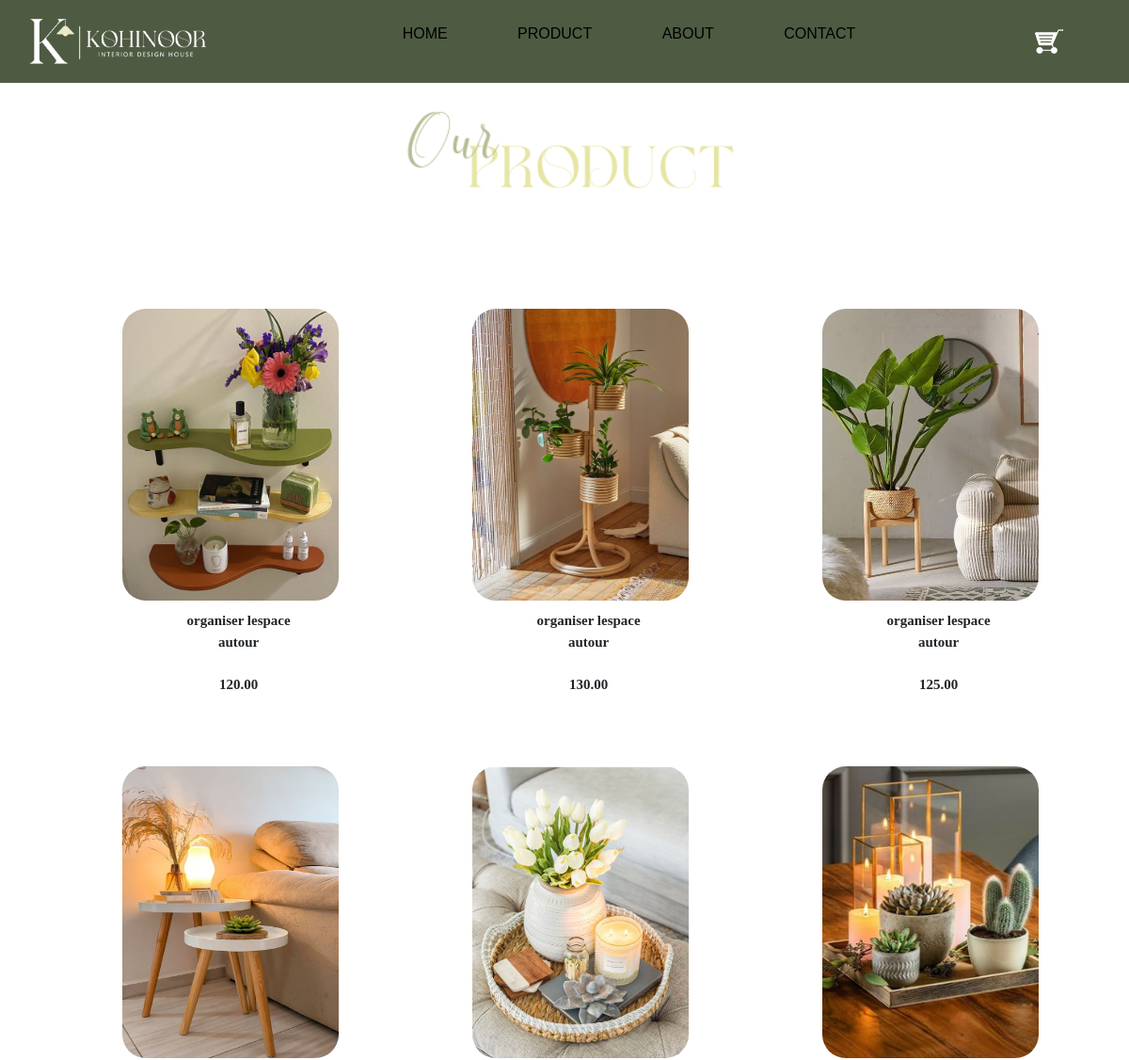
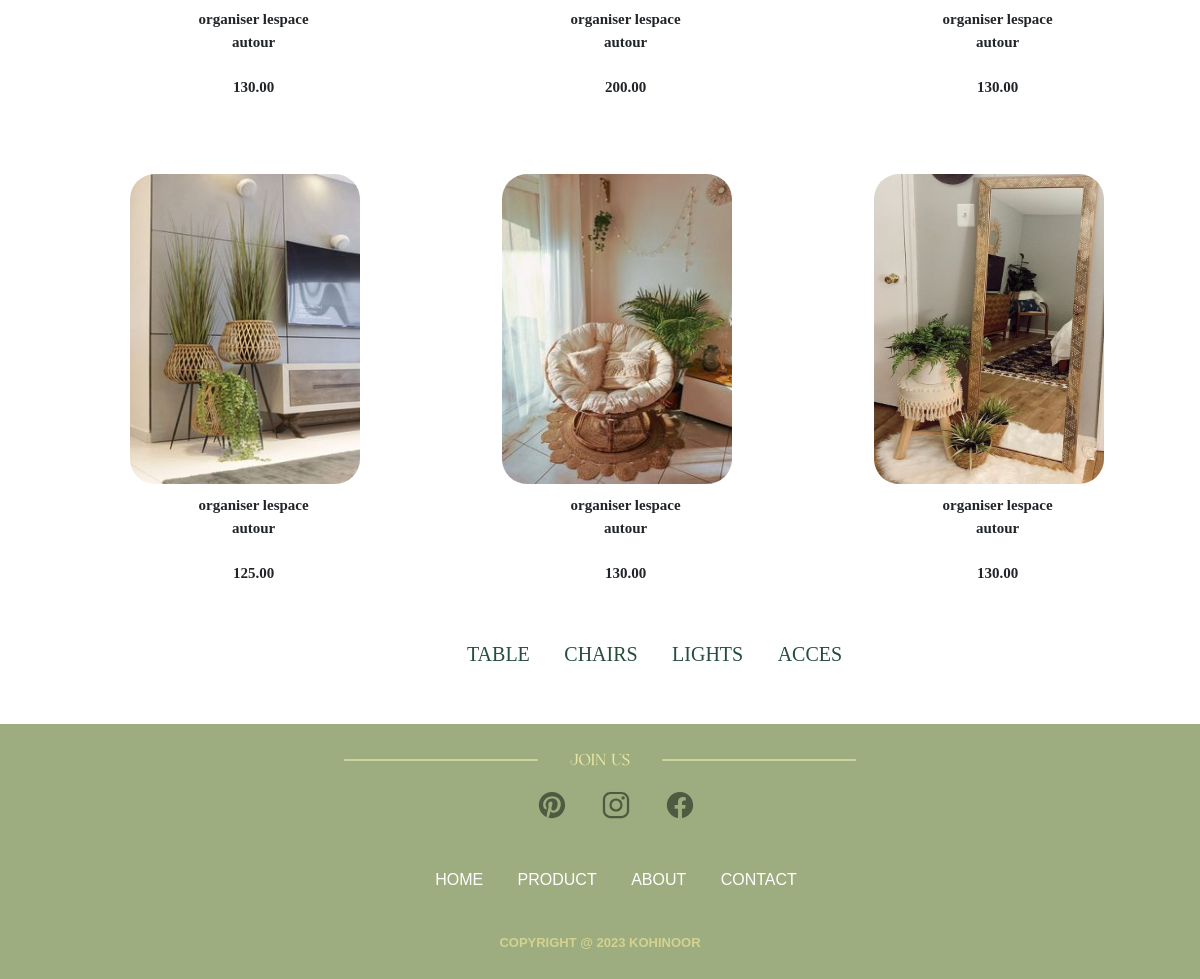
The page /product.php on the database its author committed (2 pictures, top to bottom).
### tables this page shows
CREATE TABLE `product` (
  `id` int(255) NOT NULL,
  `catg_prd` int(11) DEFAULT NULL,
  `img` varchar(255) NOT NULL,
  `nom` varchar(255) NOT NULL,
  `prix` decimal(20,2) NOT NULL,
  `description` text NOT NULL,
  `qte` varchar(255) NOT NULL,
  `prix_remise` decimal(20,2) NOT NULL,
  `date` timestamp NOT NULL DEFAULT current_timestamp() ON UPDATE current_timestamp()
);

### product.php (the view, shortened to what this page needs)
<?php
@include('connexion.php');
$query = "SELECT * FROM product";
$result = mysqli_query($conn, $query);
?>
<!DOCTYPE html>
<html lang="en">
<head>
    <?php @include_once('header.php'); ?>
</head>
<body>
    <div>
        <?php @include_once('navbar.php'); ?>
    </div>
    <div>
        <img src="images/product.png" class="product">
    </div>
<div class="product-img">
    <div class="container">
        <div class="row">
    <?php
    if ($result) {
        $count = 0;
        while ($row = mysqli_fetch_assoc($result)) {
            if ($count % 3 == 0) {
                echo '<div class="row">';
            }
            echo '<div class="col-sm-4">';
            echo '<a href=""><img src="product/'. $row['img'] . '" alt=""></a>';
            echo '<p class="par">' . $row['description'] . '<br><br>' . $row['prix'] . '</p>';
            echo '</div>';
            $count++;
            if ($count % 3 == 0) {
                echo '</div>';
            }
        }
    }
    ?>
    </div>
</div>
</div>
<br>
    <div class="menu-product">
        <ul class="menu">
            <li><a href="tables.php">TABLE</a></li>
            <li><a href="chairs.php">CHAIRS</a></li>
            <li><a href="lights.php">LIGHTS</a></li>
            <li><a href="acces.php">ACCES</a></li>
            <br>
            <br>
        </ul>
    </div>
</body>
<?php @include_once('footer.php'); ?>
</html>

### style.css (style rules this page uses)
* { margin: 0; padding: 0; box-sizing: border-box; font-family: sans-serif ; }
a { color: #4f5a42; text-decoration: none; }
.product { width: 350px; margin-left: 36%; margin-top: 25px; }
p { margin-top: 10px; font-size: 11px; font-weight: bold; display: inline-block; }
.container { margin-top: 60px; display: flex; justify-content: center; align-content: center; }
.product-img { display: flex; }
.product-img img { width: 230px; height: 310px; border-radius:25px; margin-left: 160px; margin-top: 60px; }
.menu li { display: inline-block; margin: 15px; }
.menu a { color:#254e3b; font-family: Georgia, 'Times New Roman', Times, serif; font-size: 20px; }
.menu-product { margin-left: 35%; }

### product.php (style rules this page uses)
.par { margin-inline-start:63%; text-align: center; font-size: 15px; font-family: cursive; }
.product-img { margin-left: -12%; }

### rows shown on the page
product: img (picture), description "organiser lespace autour", prix "120.00"
product: img (picture), description "organiser lespace autour", prix "130.00"
product: img (picture), description "organiser lespace autour", prix "125.00"
product: img (picture), description "organiser lespace autour", prix "130.00"
product: img (picture), description "organiser lespace autour", prix "200.00"
product: img (picture), description "organiser lespace autour", prix "130.00"
product: img (picture), description "organiser lespace autour", prix "125.00"
product: img (picture), description "organiser lespace autour", prix "130.00"
product: img (picture), description "organiser lespace autour", prix "130.00"
